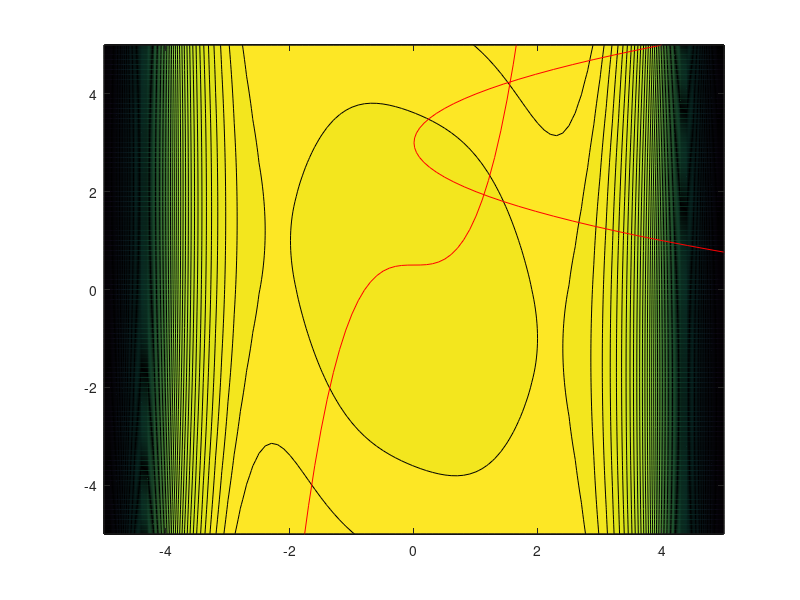

Source code (MATLAB): (Note: this script raises an error after producing the figure.)
clc;
clear;
close all;
format long;

[x, y] = meshgrid(-5.0:0.1:5.0, -5.0:0.1:5.0);
z = 2.*x.^2 + 1.05.*x.^4 - x.^6./6 + x.*y + y.^2 ;
contourf(x, y, z, 100);
hold on

fun = @(x) 2*x(1)^2 + 1.05*x(1)^4 - x(1)^6/6 + x(1)*x(2) + x(2)^2;

xx = -5.0:0.1:5.0;
yy = 9 + xx.^2 - xx.*6;
plot(yy, xx, 'r');
axis([-5.0 5.0 -5.0 5.0]);

xx2 = -5.0:0.1:5.0;
yy2 = 0.5 + xx2.^3;
plot(xx2, yy2, 'r');
axis([-5.0 5.0 -5.0 5.0]);

options = optimoptions('fmincon', 'Display', 'iter', 'TolFun', 1e-5, 'TolX', 1e-5, 'TolCon', 1e-4, 'PlotFcns', @optimplotconstrviolation);

x0 = [1.0, 3.0];
A = [];
b = [];

Aeq = [];
beq = [];

lb = [];
ub = [];

nonlcon = [];
[x, fval, exitflag, output] = fmincon(fun, x0, A, b, Aeq, beq, lb, ub, @cons1, options);

figure(1)
[xsol,fval,history,searchdir] = runfmincon1;

figure(1)
hold on
scatter(x(1),x(2),'r*');
plot(-1.74755233, 0.87377615, 'ow');
plot(1.74755233, - 0.87377615, 'ow');

g1tolcon = -x(1) + (x(2)- 3).^2
g2tolcon = -x(2) + x(1).^3 + 0.5
